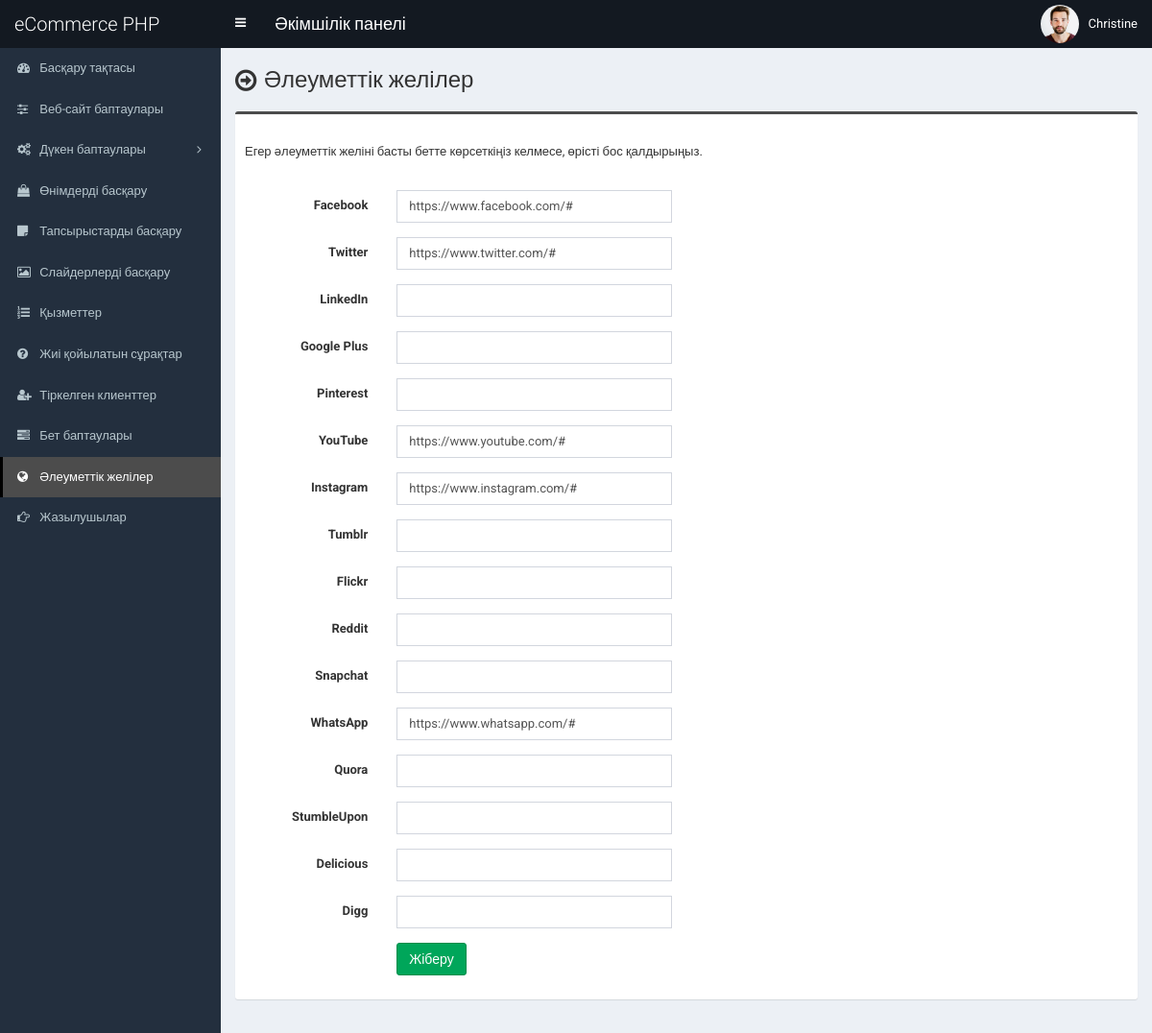
The app's page /admin/social-media.php (signed in) with its own data.
### tables this page shows
CREATE TABLE `tbl_social` (
  `social_id` int(11) NOT NULL,
  `social_name` varchar(30) NOT NULL,
  `social_url` varchar(255) NOT NULL,
  `social_icon` varchar(30) NOT NULL
);

### admin/social-media.php (the view, shortened to what this page needs)
<?php require_once('header.php'); ?>
<section class="content-header">
	<div class="content-header-left">
		<h1>Әлеуметтік желілер</h1>
	</div>
</section>
<?php
$statement = $pdo->prepare("SELECT * FROM tbl_social");
$statement->execute();
$result = $statement->fetchAll(PDO::FETCH_ASSOC);
foreach ($result as $row) {
	if($row['social_name'] == 'Facebook') {
		$facebook = $row['social_url'];
	}
	if($row['social_name'] == 'Twitter') {
		$twitter = $row['social_url'];
	}
	if($row['social_name'] == 'LinkedIn') {
		$linkedin = $row['social_url'];
	}
	if($row['social_name'] == 'Google Plus') {
		$googleplus = $row['social_url'];
	}
	if($row['social_name'] == 'Pinterest') {
		$pinterest = $row['social_url'];
	}
	if($row['social_name'] == 'YouTube') {
		$youtube = $row['social_url'];
	}
	if($row['social_name'] == 'Instagram') {
		$instagram = $row['social_url'];
	}
	if($row['social_name'] == 'Tumblr') {
		$tumblr = $row['social_url'];
	}
	if($row['social_name'] == 'Flickr') {
		$flickr = $row['social_url'];
	}
	if($row['social_name'] == 'Reddit') {
		$reddit = $row['social_url'];
	}
	if($row['social_name'] == 'Snapchat') {
		$snapchat = $row['social_url'];
	}
	if($row['social_name'] == 'WhatsApp') {
		$whatsapp = $row['social_url'];
	}
	if($row['social_name'] == 'Quora') {
		$quora = $row['social_url'];
	}
	if($row['social_name'] == 'StumbleUpon') {
		$stumbleupon = $row['social_url'];
	}
	if($row['social_name'] == 'Delicious') {
		$delicious = $row['social_url'];
	}
	if($row['social_name'] == 'Digg') {
		$digg = $row['social_url'];
	}
}
?>
<section class="content">
	<div class="row">
		<div class="col-md-12">
			<form class="form-horizontal" action="" method="post">
				<div class="box box-info">
					<div class="box-body">
						<p style="padding-bottom: 20px;">Егер әлеуметтік желіні басты бетте көрсеткіңіз келмесе, өрісті бос қалдырыңыз.</p>
						<div class="form-group">
							<label for="" class="col-sm-2 control-label">Facebook </label>
							<div class="col-sm-4">
								<input type="text" class="form-control" name="facebook" value="<?php echo $facebook; ?>">
							</div>
						</div>
						<div class="form-group">
							<label for="" class="col-sm-2 control-label">Twitter </label>
							<div class="col-sm-4">
								<input type="text" class="form-control" name="twitter" value="<?php echo $twitter; ?>">
							</div>
						</div>
						<div class="form-group">
							<label for="" class="col-sm-2 control-label">LinkedIn </label>
							<div class="col-sm-4">
								<input type="text" class="form-control" name="linkedin" value="<?php echo $linkedin; ?>">
							</div>
						</div>
						<div class="form-group">
							<label for="" class="col-sm-2 control-label">Google Plus </label>
							<div class="col-sm-4">
								<input type="text" class="form-control" name="googleplus" value="<?php echo $googleplus; ?>">
							</div>
						</div>
						<div class="form-group">
							<label for="" class="col-sm-2 control-label">Pinterest </label>
							<div class="col-sm-4">
								<input type="text" class="form-control" name="pinterest" value="<?php echo $pinterest; ?>">
							</div>
						</div>
						<div class="form-group">
							<label for="" class="col-sm-2 control-label">YouTube </label>
							<div class="col-sm-4">
								<input type="text" class="form-control" name="youtube" value="<?php echo $youtube; ?>">
							</div>
						</div>
						<div class="form-group">
							<label for="" class="col-sm-2 control-label">Instagram </label>
							<div class="col-sm-4">
								<input type="text" class="form-control" name="instagram" value="<?php echo $instagram; ?>">
							</div>
						</div>
						<div class="form-group">
							<label for="" class="col-sm-2 control-label">Tumblr </label>
							<div class="col-sm-4">
								<input type="text" class="form-control" name="tumblr" value="<?php echo $tumblr; ?>">
							</div>
						</div>
						<div class="form-group">
							<label for="" class="col-sm-2 control-label">Flickr </label>
							<div class="col-sm-4">
								<input type="text" class="form-control" name="flickr" value="<?php echo $flickr; ?>">
							</div>
						</div>
						<div class="form-group">
							<label for="" class="col-sm-2 control-label">Reddit </label>
							<div class="col-sm-4">
								<input type="text" class="form-control" name="reddit" value="<?php echo $reddit; ?>">
							</div>
						</div>
						<div class="form-group">
							<label for="" class="col-sm-2 control-label">Snapchat </label>
							<div class="col-sm-4">
								<input type="text" class="form-control" name="snapchat" value="<?php echo $snapchat; ?>">
							</div>
						</div>
						<div class="form-group">
							<label for="" class="col-sm-2 control-label">WhatsApp </label>
							<div class="col-sm-4">
								<input type="text" class="form-control" name="whatsapp" value="<?php echo $whatsapp; ?>">
							</div>
						</div>
						<div class="form-group">
							<label for="" class="col-sm-2 control-label">Quora </label>
							<div class="col-sm-4">
								<input type="text" class="form-control" name="quora" value="<?php echo $quora; ?>">
							</div>
						</div>
						<div class="form-group">
							<label for="" class="col-sm-2 control-label">StumbleUpon </label>
							<div class="col-sm-4">
								<input type="text" class="form-control" name="stumbleupon" value="<?php echo $stumbleupon; ?>">
							</div>
						</div>
						<div class="form-group">
							<label for="" class="col-sm-2 control-label">Delicious </label>
							<div class="col-sm-4">
								<input type="text" class="form-control" name="delicious" value="<?php echo $delicious; ?>">
							</div>
						</div>
						<div class="form-group">
							<label for="" class="col-sm-2 control-label">Digg </label>
							<div class="col-sm-4">
								<input type="text" class="form-control" name="digg" value="<?php echo $digg; ?>">
							</div>
						</div>
						<div class="form-group">
							<label for="" class="col-sm-2 control-label"></label>
							<div class="col-sm-6">
								<button type="submit" class="btn btn-success pull-left" name="form1">Жіберу</button>
							</div>
						</div>
					</div>
				</div>
			</form>
		</div>
	</div>
</section>
<?php require_once('footer.php'); ?>

### admin/style.css (style rules this page uses)
body { font-size: 13px; font-family: "Roboto", sans-serif; }
.content-header > h1, .content-header .content-header-left h1 { font-family: "Roboto", sans-serif; }
.box-info { padding-top: 20px; }
.content-header { overflow: hidden; }
.content-header .content-header-left { float: left; padding-top: 5px; }
.content-header .content-header-left h1 { margin-top: 0; margin-bottom: 0; padding-left: 30px; padding-bottom: 5px; font-size: 24px; position: relative; }
.content-header .content-header-left h1:before { position: absolute; top: 0; left: 0; font-family: "FontAwesome", sans-serif; font-size: 26px; content: "\f18e"; }
.box.box-info { border-top-color: #4c4c4c; }
input, textarea, select { font-size: 13px !important; }

### records on screen
tbl_social: facebook "https://www.facebook.com/#"
tbl_social: twitter "https://www.twitter.com/#"
tbl_social: youtube "https://www.youtube.com/#"
tbl_social: instagram "https://www.instagram.com/#"
tbl_social: whatsapp "https://www.whatsapp.com/#"

### other values on screen
$_SESSION['user']['full_name'] "Christine"
